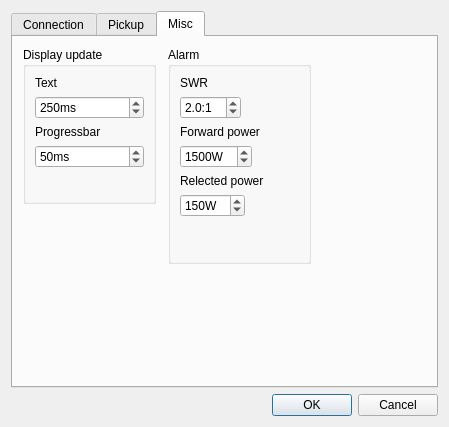
<?xml version="1.0" encoding="UTF-8"?>
<ui version="4.0">
 <class>SetupDialog</class>
 <widget class="QDialog" name="SetupDialog">
  <property name="geometry">
   <rect>
    <x>0</x>
    <y>0</y>
    <width>449</width>
    <height>427</height>
   </rect>
  </property>
  <property name="windowTitle">
   <string>Setup</string>
  </property>
  <property name="styleSheet">
   <string/>
  </property>
  <layout class="QVBoxLayout" name="verticalLayout">
   <item>
    <widget class="QTabWidget" name="tabWidget">
     <property name="currentIndex">
      <number>2</number>
     </property>
     <widget class="QWidget" name="tabConnection">
      <attribute name="title">
       <string>Connection</string>
      </attribute>
      <widget class="QGroupBox" name="groupBoxNetwork">
       <property name="geometry">
        <rect>
         <x>10</x>
         <y>10</y>
         <width>208</width>
         <height>157</height>
        </rect>
       </property>
       <property name="title">
        <string>Network</string>
       </property>
       <property name="checkable">
        <bool>true</bool>
       </property>
       <layout class="QVBoxLayout" name="verticalLayout_3">
        <item>
         <layout class="QFormLayout" name="formLayout">
          <item row="0" column="0">
           <widget class="QLabel" name="labelNetworkAddress">
            <property name="text">
             <string>Address</string>
            </property>
           </widget>
          </item>
          <item row="1" column="0">
           <widget class="QLineEdit" name="lineEditNetworkAddress"/>
          </item>
          <item row="2" column="0">
           <widget class="QLabel" name="labelNetworkPort">
            <property name="text">
             <string>Port</string>
            </property>
           </widget>
          </item>
          <item row="3" column="0">
           <widget class="QSpinBox" name="spinBoxNetworkPort"/>
          </item>
         </layout>
        </item>
       </layout>
      </widget>
      <widget class="QGroupBox" name="groupBoxUSB">
       <property name="geometry">
        <rect>
         <x>10</x>
         <y>175</y>
         <width>208</width>
         <height>157</height>
        </rect>
       </property>
       <property name="title">
        <string>USB port</string>
       </property>
       <property name="checkable">
        <bool>true</bool>
       </property>
       <layout class="QVBoxLayout" name="verticalLayout_2">
        <item>
         <layout class="QFormLayout" name="formLayout_2">
          <item row="0" column="0">
           <widget class="QLabel" name="labelUSBDeviceName">
            <property name="text">
             <string>Device name</string>
            </property>
           </widget>
          </item>
          <item row="1" column="0">
           <widget class="QLineEdit" name="lineEditUSBDeviceName">
            <property name="text">
             <string>/dev/ttyUSB0</string>
            </property>
           </widget>
          </item>
          <item row="2" column="0">
           <widget class="QLabel" name="labelUSBBusPort">
            <property name="text">
             <string>Client address</string>
            </property>
           </widget>
          </item>
          <item row="3" column="0">
           <widget class="QSpinBox" name="spinBoxBusPort">
            <property name="minimum">
             <number>1</number>
            </property>
            <property name="maximum">
             <number>255</number>
            </property>
            <property name="value">
             <number>5</number>
            </property>
           </widget>
          </item>
         </layout>
        </item>
       </layout>
      </widget>
     </widget>
     <widget class="QWidget" name="tabPickup">
      <attribute name="title">
       <string>Pickup</string>
      </attribute>
      <widget class="QGroupBox" name="groupBoxPickupNetwork">
       <property name="geometry">
        <rect>
         <x>10</x>
         <y>10</y>
         <width>266</width>
         <height>151</height>
        </rect>
       </property>
       <property name="title">
        <string>Network</string>
       </property>
       <widget class="QLabel" name="labelPickupAddress">
        <property name="geometry">
         <rect>
          <x>15</x>
          <y>30</y>
          <width>116</width>
          <height>19</height>
         </rect>
        </property>
        <property name="text">
         <string>Pickup address</string>
        </property>
       </widget>
       <widget class="QSpinBox" name="spinBoxPickupAddress">
        <property name="geometry">
         <rect>
          <x>15</x>
          <y>50</y>
          <width>63</width>
          <height>29</height>
         </rect>
        </property>
       </widget>
      </widget>
     </widget>
     <widget class="QWidget" name="tabMisc">
      <attribute name="title">
       <string>Misc</string>
      </attribute>
      <widget class="QGroupBox" name="groupBoxDisplay">
       <property name="geometry">
        <rect>
         <x>10</x>
         <y>10</y>
         <width>133</width>
         <height>157</height>
        </rect>
       </property>
       <property name="title">
        <string>Display update</string>
       </property>
       <layout class="QVBoxLayout" name="verticalLayout_4">
        <item>
         <layout class="QFormLayout" name="formLayout_3">
          <item row="0" column="0">
           <widget class="QLabel" name="label">
            <property name="text">
             <string>Text</string>
            </property>
           </widget>
          </item>
          <item row="2" column="0" colspan="2">
           <widget class="QLabel" name="label_2">
            <property name="text">
             <string>Progressbar</string>
            </property>
           </widget>
          </item>
          <item row="1" column="0" colspan="2">
           <widget class="QSpinBox" name="spinBoxDisplayTextUpdateRate">
            <property name="suffix">
             <string>ms</string>
            </property>
            <property name="maximum">
             <number>1000</number>
            </property>
            <property name="value">
             <number>250</number>
            </property>
           </widget>
          </item>
          <item row="3" column="0" colspan="2">
           <widget class="QSpinBox" name="spinBoxDisplayProgressBarUpdateRate">
            <property name="suffix">
             <string>ms</string>
            </property>
            <property name="maximum">
             <number>1000</number>
            </property>
            <property name="value">
             <number>50</number>
            </property>
           </widget>
          </item>
         </layout>
        </item>
       </layout>
      </widget>
      <widget class="QGroupBox" name="groupBox">
       <property name="geometry">
        <rect>
         <x>155</x>
         <y>10</y>
         <width>143</width>
         <height>217</height>
        </rect>
       </property>
       <property name="title">
        <string>Alarm</string>
       </property>
       <layout class="QVBoxLayout" name="verticalLayout_5">
        <item>
         <layout class="QFormLayout" name="formLayout_4">
          <item row="0" column="0">
           <widget class="QLabel" name="label_3">
            <property name="text">
             <string>SWR</string>
            </property>
           </widget>
          </item>
          <item row="1" column="0">
           <widget class="QDoubleSpinBox" name="doubleSpinBoxAlarmSWR">
            <property name="suffix">
             <string>:1</string>
            </property>
            <property name="decimals">
             <number>1</number>
            </property>
            <property name="minimum">
             <double>1.000000000000000</double>
            </property>
            <property name="maximum">
             <double>10.000000000000000</double>
            </property>
            <property name="singleStep">
             <double>0.100000000000000</double>
            </property>
            <property name="value">
             <double>2.000000000000000</double>
            </property>
           </widget>
          </item>
          <item row="2" column="0">
           <widget class="QLabel" name="label_4">
            <property name="text">
             <string>Forward power</string>
            </property>
           </widget>
          </item>
          <item row="3" column="0">
           <widget class="QSpinBox" name="spinBoxAlarmFwdPower">
            <property name="suffix">
             <string>W</string>
            </property>
            <property name="maximum">
             <number>15000</number>
            </property>
            <property name="singleStep">
             <number>100</number>
            </property>
            <property name="value">
             <number>1500</number>
            </property>
           </widget>
          </item>
          <item row="4" column="0">
           <widget class="QLabel" name="label_5">
            <property name="text">
             <string>Relected power</string>
            </property>
           </widget>
          </item>
          <item row="5" column="0">
           <widget class="QSpinBox" name="spinBoxAlarmRefPower">
            <property name="suffix">
             <string>W</string>
            </property>
            <property name="maximum">
             <number>1500</number>
            </property>
            <property name="singleStep">
             <number>10</number>
            </property>
            <property name="value">
             <number>150</number>
            </property>
           </widget>
          </item>
         </layout>
        </item>
       </layout>
      </widget>
     </widget>
    </widget>
   </item>
   <item>
    <widget class="QDialogButtonBox" name="buttonBox">
     <property name="orientation">
      <enum>Qt::Horizontal</enum>
     </property>
     <property name="standardButtons">
      <set>QDialogButtonBox::Cancel|QDialogButtonBox::Ok</set>
     </property>
    </widget>
   </item>
  </layout>
 </widget>
 <resources/>
 <connections>
  <connection>
   <sender>buttonBox</sender>
   <signal>accepted()</signal>
   <receiver>SetupDialog</receiver>
   <slot>accept()</slot>
   <hints>
    <hint type="sourcelabel">
     <x>257</x>
     <y>417</y>
    </hint>
    <hint type="destinationlabel">
     <x>157</x>
     <y>274</y>
    </hint>
   </hints>
  </connection>
  <connection>
   <sender>buttonBox</sender>
   <signal>rejected()</signal>
   <receiver>SetupDialog</receiver>
   <slot>reject()</slot>
   <hints>
    <hint type="sourcelabel">
     <x>325</x>
     <y>417</y>
    </hint>
    <hint type="destinationlabel">
     <x>286</x>
     <y>274</y>
    </hint>
   </hints>
  </connection>
 </connections>
</ui>
